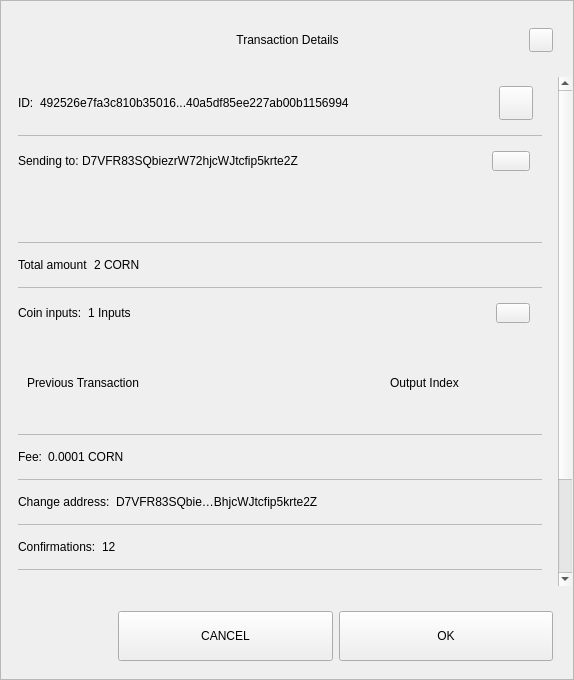
<?xml version="1.0" encoding="UTF-8"?>
<ui version="4.0">
 <class>TxDetailDialog</class>
 <widget class="QWidget" name="TxDetailDialog">
  <property name="geometry">
   <rect>
    <x>0</x>
    <y>0</y>
    <width>574</width>
    <height>680</height>
   </rect>
  </property>
  <property name="minimumSize">
   <size>
    <width>574</width>
    <height>500</height>
   </size>
  </property>
  <property name="windowTitle">
   <string>Form</string>
  </property>
  <property name="styleSheet">
   <string notr="true"/>
  </property>
  <layout class="QVBoxLayout" name="verticalLayout_3">
   <property name="spacing">
    <number>0</number>
   </property>
   <property name="leftMargin">
    <number>0</number>
   </property>
   <property name="topMargin">
    <number>0</number>
   </property>
   <property name="rightMargin">
    <number>0</number>
   </property>
   <property name="bottomMargin">
    <number>0</number>
   </property>
   <item>
    <widget class="QFrame" name="frame">
     <property name="styleSheet">
      <string notr="true"/>
     </property>
     <property name="frameShape">
      <enum>QFrame::StyledPanel</enum>
     </property>
     <property name="frameShadow">
      <enum>QFrame::Raised</enum>
     </property>
     <layout class="QVBoxLayout" name="verticalLayout">
      <property name="leftMargin">
       <number>0</number>
      </property>
      <property name="rightMargin">
       <number>0</number>
      </property>
      <item>
       <layout class="QHBoxLayout" name="horizontalLayout_3">
        <property name="spacing">
         <number>0</number>
        </property>
        <property name="leftMargin">
         <number>20</number>
        </property>
        <property name="topMargin">
         <number>10</number>
        </property>
        <property name="rightMargin">
         <number>20</number>
        </property>
        <item>
         <spacer name="horizontalSpacer_1">
          <property name="orientation">
           <enum>Qt::Horizontal</enum>
          </property>
          <property name="sizeHint" stdset="0">
           <size>
            <width>40</width>
            <height>20</height>
           </size>
          </property>
         </spacer>
        </item>
        <item>
         <widget class="QLabel" name="labelTitle">
          <property name="minimumSize">
           <size>
            <width>0</width>
            <height>40</height>
           </size>
          </property>
          <property name="maximumSize">
           <size>
            <width>16777215</width>
            <height>40</height>
           </size>
          </property>
          <property name="styleSheet">
           <string notr="true">padding-left:24px;</string>
          </property>
          <property name="text">
           <string>Transaction Details</string>
          </property>
          <property name="alignment">
           <set>Qt::AlignCenter</set>
          </property>
          <property name="margin">
           <number>7</number>
          </property>
         </widget>
        </item>
        <item>
         <spacer name="horizontalSpacer_2">
          <property name="orientation">
           <enum>Qt::Horizontal</enum>
          </property>
          <property name="sizeHint" stdset="0">
           <size>
            <width>40</width>
            <height>20</height>
           </size>
          </property>
         </spacer>
        </item>
        <item>
         <widget class="QPushButton" name="btnEsc">
          <property name="minimumSize">
           <size>
            <width>24</width>
            <height>24</height>
           </size>
          </property>
          <property name="maximumSize">
           <size>
            <width>24</width>
            <height>24</height>
           </size>
          </property>
          <property name="text">
           <string/>
          </property>
         </widget>
        </item>
       </layout>
      </item>
      <item>
       <spacer name="verticalSpacer">
        <property name="orientation">
         <enum>Qt::Vertical</enum>
        </property>
        <property name="sizeType">
         <enum>QSizePolicy::Fixed</enum>
        </property>
        <property name="sizeHint" stdset="0">
         <size>
          <width>20</width>
          <height>10</height>
         </size>
        </property>
       </spacer>
      </item>
      <item>
       <widget class="QWidget" name="layoutScroll" native="true">
        <property name="minimumSize">
         <size>
          <width>0</width>
          <height>0</height>
         </size>
        </property>
        <layout class="QVBoxLayout" name="verticalLayout_4">
         <property name="leftMargin">
          <number>0</number>
         </property>
         <property name="topMargin">
          <number>0</number>
         </property>
         <property name="rightMargin">
          <number>0</number>
         </property>
         <item>
          <widget class="QScrollArea" name="scrollArea">
           <property name="styleSheet">
            <string notr="true">#scrollArea {
background:transparent;
}</string>
           </property>
           <property name="horizontalScrollBarPolicy">
            <enum>Qt::ScrollBarAlwaysOff</enum>
           </property>
           <property name="sizeAdjustPolicy">
            <enum>QAbstractScrollArea::AdjustIgnored</enum>
           </property>
           <property name="widgetResizable">
            <bool>true</bool>
           </property>
           <property name="alignment">
            <set>Qt::AlignLeading|Qt::AlignLeft|Qt::AlignTop</set>
           </property>
           <widget class="QWidget" name="scrollAreaWidgetContents">
            <property name="geometry">
             <rect>
              <x>0</x>
              <y>0</y>
              <width>556</width>
              <height>650</height>
             </rect>
            </property>
            <property name="autoFillBackground">
             <bool>false</bool>
            </property>
            <property name="styleSheet">
             <string notr="true">#scrollAreaWidgetContents {
background:transparent;
}</string>
            </property>
            <layout class="QVBoxLayout" name="verticalLayout_7">
             <property name="spacing">
              <number>0</number>
             </property>
             <property name="sizeConstraint">
              <enum>QLayout::SetDefaultConstraint</enum>
             </property>
             <property name="leftMargin">
              <number>0</number>
             </property>
             <property name="topMargin">
              <number>0</number>
             </property>
             <property name="rightMargin">
              <number>0</number>
             </property>
             <property name="bottomMargin">
              <number>0</number>
             </property>
             <item>
              <widget class="QWidget" name="content" native="true">
               <layout class="QVBoxLayout" name="verticalLayout_2">
                <property name="leftMargin">
                 <number>16</number>
                </property>
                <property name="topMargin">
                 <number>0</number>
                </property>
                <property name="rightMargin">
                 <number>16</number>
                </property>
                <item>
                 <widget class="QWidget" name="contentID" native="true">
                  <layout class="QHBoxLayout" name="horizontalLayout_12" stretch="0,1,0">
                   <property name="leftMargin">
                    <number>0</number>
                   </property>
                   <item>
                    <widget class="QLabel" name="labelId">
                     <property name="maximumSize">
                      <size>
                       <width>16777215</width>
                       <height>16777215</height>
                      </size>
                     </property>
                     <property name="text">
                      <string>ID:</string>
                     </property>
                    </widget>
                   </item>
                   <item>
                    <widget class="QLabel" name="textId">
                     <property name="text">
                      <string>492526e7fa3c810b35016...40a5df85ee227ab00b1156994</string>
                     </property>
                    </widget>
                   </item>
                   <item>
                    <widget class="QPushButton" name="pushCopy">
                     <property name="minimumSize">
                      <size>
                       <width>34</width>
                       <height>34</height>
                      </size>
                     </property>
                     <property name="maximumSize">
                      <size>
                       <width>34</width>
                       <height>34</height>
                      </size>
                     </property>
                     <property name="text">
                      <string/>
                     </property>
                     <property name="iconSize">
                      <size>
                       <width>24</width>
                       <height>24</height>
                      </size>
                     </property>
                    </widget>
                   </item>
                  </layout>
                 </widget>
                </item>
                <item>
                 <widget class="QLabel" name="labelDivider9">
                  <property name="maximumSize">
                   <size>
                    <width>16777215</width>
                    <height>1</height>
                   </size>
                  </property>
                  <property name="styleSheet">
                   <string notr="true">background-color:#bababa;</string>
                  </property>
                  <property name="text">
                   <string/>
                  </property>
                 </widget>
                </item>
                <item>
                 <widget class="QWidget" name="contentOutputs" native="true">
                  <layout class="QHBoxLayout" name="horizontalLayout_11" stretch="0,3,0">
                   <property name="spacing">
                    <number>0</number>
                   </property>
                   <property name="leftMargin">
                    <number>0</number>
                   </property>
                   <property name="rightMargin">
                    <number>12</number>
                   </property>
                   <item>
                    <widget class="QLabel" name="labelSend">
                     <property name="maximumSize">
                      <size>
                       <width>16777215</width>
                       <height>16777215</height>
                      </size>
                     </property>
                     <property name="text">
                      <string>Sending to: </string>
                     </property>
                    </widget>
                   </item>
                   <item>
                    <widget class="QLabel" name="textSend">
                     <property name="text">
                      <string>D7VFR83SQbiezrW72hjcWJtcfip5krte2Z </string>
                     </property>
                    </widget>
                   </item>
                   <item>
                    <widget class="QPushButton" name="pushOutputs">
                     <property name="minimumSize">
                      <size>
                       <width>34</width>
                       <height>20</height>
                      </size>
                     </property>
                     <property name="maximumSize">
                      <size>
                       <width>38</width>
                       <height>20</height>
                      </size>
                     </property>
                     <property name="styleSheet">
                      <string notr="true"/>
                     </property>
                     <property name="text">
                      <string/>
                     </property>
                    </widget>
                   </item>
                  </layout>
                 </widget>
                </item>
                <item>
                 <widget class="QScrollArea" name="outputsScrollArea">
                  <property name="minimumSize">
                   <size>
                    <width>0</width>
                    <height>50</height>
                   </size>
                  </property>
                  <property name="styleSheet">
                   <string notr="true">#outputsScrollArea {
background:transparent;
}</string>
                  </property>
                  <property name="widgetResizable">
                   <bool>true</bool>
                  </property>
                  <widget class="QWidget" name="container_outputs_base">
                   <property name="geometry">
                    <rect>
                     <x>0</x>
                     <y>0</y>
                     <width>522</width>
                     <height>48</height>
                    </rect>
                   </property>
                   <property name="styleSheet">
                    <string notr="true">#container_outputs_base {
background:transparent;
}</string>
                   </property>
                  </widget>
                 </widget>
                </item>
                <item>
                 <widget class="QLabel" name="labelDivider8">
                  <property name="maximumSize">
                   <size>
                    <width>16777215</width>
                    <height>1</height>
                   </size>
                  </property>
                  <property name="styleSheet">
                   <string notr="true">background-color:#bababa;</string>
                  </property>
                  <property name="text">
                   <string/>
                  </property>
                 </widget>
                </item>
                <item>
                 <widget class="QWidget" name="contentAmount" native="true">
                  <layout class="QHBoxLayout" name="horizontalLayout_4" stretch="0,1">
                   <property name="leftMargin">
                    <number>0</number>
                   </property>
                   <item>
                    <widget class="QLabel" name="labelAmount">
                     <property name="maximumSize">
                      <size>
                       <width>16777215</width>
                       <height>16777215</height>
                      </size>
                     </property>
                     <property name="text">
                      <string>Total amount</string>
                     </property>
                    </widget>
                   </item>
                   <item>
                    <widget class="QLabel" name="textAmount">
                     <property name="text">
                      <string>2 CORN</string>
                     </property>
                    </widget>
                   </item>
                  </layout>
                 </widget>
                </item>
                <item>
                 <widget class="QLabel" name="labelDivider6">
                  <property name="maximumSize">
                   <size>
                    <width>16777215</width>
                    <height>1</height>
                   </size>
                  </property>
                  <property name="styleSheet">
                   <string notr="true">background-color:#bababa;</string>
                  </property>
                  <property name="text">
                   <string/>
                  </property>
                 </widget>
                </item>
                <item>
                 <widget class="QWidget" name="contentInputs" native="true">
                  <layout class="QHBoxLayout" name="horizontalLayout" stretch="0,2,0">
                   <property name="leftMargin">
                    <number>0</number>
                   </property>
                   <property name="rightMargin">
                    <number>12</number>
                   </property>
                   <item>
                    <widget class="QLabel" name="labelInputs">
                     <property name="sizePolicy">
                      <sizepolicy hsizetype="Minimum" vsizetype="Preferred">
                       <horstretch>0</horstretch>
                       <verstretch>0</verstretch>
                      </sizepolicy>
                     </property>
                     <property name="maximumSize">
                      <size>
                       <width>16777215</width>
                       <height>16777215</height>
                      </size>
                     </property>
                     <property name="text">
                      <string>Coin inputs:</string>
                     </property>
                    </widget>
                   </item>
                   <item>
                    <widget class="QLabel" name="textInputs">
                     <property name="text">
                      <string>1 Inputs</string>
                     </property>
                    </widget>
                   </item>
                   <item>
                    <widget class="QPushButton" name="pushInputs">
                     <property name="maximumSize">
                      <size>
                       <width>34</width>
                       <height>20</height>
                      </size>
                     </property>
                     <property name="styleSheet">
                      <string notr="true"/>
                     </property>
                     <property name="text">
                      <string/>
                     </property>
                    </widget>
                   </item>
                  </layout>
                 </widget>
                </item>
                <item>
                 <widget class="QFrame" name="gridInputs">
                  <property name="sizePolicy">
                   <sizepolicy hsizetype="Preferred" vsizetype="MinimumExpanding">
                    <horstretch>0</horstretch>
                    <verstretch>0</verstretch>
                   </sizepolicy>
                  </property>
                  <property name="minimumSize">
                   <size>
                    <width>0</width>
                    <height>90</height>
                   </size>
                  </property>
                  <layout class="QGridLayout" name="gridLayoutInput" columnstretch="5,2" rowminimumheight="0">
                   <property name="sizeConstraint">
                    <enum>QLayout::SetMaximumSize</enum>
                   </property>
                   <property name="verticalSpacing">
                    <number>0</number>
                   </property>
                   <item row="0" column="0" alignment="Qt::AlignLeft">
                    <widget class="QLabel" name="labelTitlePrevTx">
                     <property name="text">
                      <string>Previous Transaction</string>
                     </property>
                    </widget>
                   </item>
                   <item row="0" column="1" alignment="Qt::AlignLeft">
                    <widget class="QLabel" name="labelOutputIndex">
                     <property name="text">
                      <string>Output Index</string>
                     </property>
                     <property name="alignment">
                      <set>Qt::AlignCenter</set>
                     </property>
                    </widget>
                   </item>
                  </layout>
                 </widget>
                </item>
                <item>
                 <widget class="QLabel" name="labelDivider1">
                  <property name="maximumSize">
                   <size>
                    <width>16777215</width>
                    <height>1</height>
                   </size>
                  </property>
                  <property name="styleSheet">
                   <string notr="true">background-color:#bababa;</string>
                  </property>
                  <property name="text">
                   <string/>
                  </property>
                 </widget>
                </item>
                <item>
                 <widget class="QWidget" name="contentFee" native="true">
                  <layout class="QHBoxLayout" name="horizontalLayout_7" stretch="0,1">
                   <property name="leftMargin">
                    <number>0</number>
                   </property>
                   <item>
                    <widget class="QLabel" name="labelFee">
                     <property name="maximumSize">
                      <size>
                       <width>16777215</width>
                       <height>16777215</height>
                      </size>
                     </property>
                     <property name="text">
                      <string>Fee:</string>
                     </property>
                    </widget>
                   </item>
                   <item>
                    <widget class="QLabel" name="textFee">
                     <property name="text">
                      <string>0.0001 CORN</string>
                     </property>
                    </widget>
                   </item>
                  </layout>
                 </widget>
                </item>
                <item>
                 <widget class="QLabel" name="labelDivider2">
                  <property name="maximumSize">
                   <size>
                    <width>16777215</width>
                    <height>1</height>
                   </size>
                  </property>
                  <property name="styleSheet">
                   <string notr="true">background-color:#bababa;</string>
                  </property>
                  <property name="text">
                   <string/>
                  </property>
                 </widget>
                </item>
                <item>
                 <widget class="QWidget" name="contentChangeAddress" native="true">
                  <layout class="QHBoxLayout" name="horizontalLayout_6" stretch="0,1">
                   <property name="leftMargin">
                    <number>0</number>
                   </property>
                   <item>
                    <widget class="QLabel" name="labelChange">
                     <property name="maximumSize">
                      <size>
                       <width>16777215</width>
                       <height>16777215</height>
                      </size>
                     </property>
                     <property name="text">
                      <string>Change address:</string>
                     </property>
                    </widget>
                   </item>
                   <item>
                    <widget class="QLabel" name="textChange">
                     <property name="text">
                      <string>D7VFR83SQbie…BhjcWJtcfip5krte2Z </string>
                     </property>
                    </widget>
                   </item>
                  </layout>
                 </widget>
                </item>
                <item>
                 <widget class="QLabel" name="labelDivider4">
                  <property name="maximumSize">
                   <size>
                    <width>16777215</width>
                    <height>1</height>
                   </size>
                  </property>
                  <property name="styleSheet">
                   <string notr="true">background-color:#bababa;</string>
                  </property>
                  <property name="text">
                   <string/>
                  </property>
                 </widget>
                </item>
                <item>
                 <widget class="QWidget" name="contentConfirmations" native="true">
                  <layout class="QHBoxLayout" name="horizontalLayout_8" stretch="0,1">
                   <property name="leftMargin">
                    <number>0</number>
                   </property>
                   <item>
                    <widget class="QLabel" name="labelConfirmations">
                     <property name="maximumSize">
                      <size>
                       <width>16777215</width>
                       <height>16777215</height>
                      </size>
                     </property>
                     <property name="text">
                      <string>Confirmations:</string>
                     </property>
                    </widget>
                   </item>
                   <item>
                    <widget class="QLabel" name="textConfirmations">
                     <property name="text">
                      <string>12</string>
                     </property>
                    </widget>
                   </item>
                  </layout>
                 </widget>
                </item>
                <item>
                 <widget class="QLabel" name="labelDivider7">
                  <property name="maximumSize">
                   <size>
                    <width>16777215</width>
                    <height>1</height>
                   </size>
                  </property>
                  <property name="styleSheet">
                   <string notr="true">background-color:#bababa;</string>
                  </property>
                  <property name="text">
                   <string/>
                  </property>
                 </widget>
                </item>
                <item>
                 <widget class="QWidget" name="contentSize" native="true">
                  <layout class="QHBoxLayout" name="horizontalLayout_9" stretch="0,1">
                   <property name="leftMargin">
                    <number>0</number>
                   </property>
                   <item>
                    <widget class="QLabel" name="labelSize">
                     <property name="maximumSize">
                      <size>
                       <width>16777215</width>
                       <height>16777215</height>
                      </size>
                     </property>
                     <property name="text">
                      <string>Size:</string>
                     </property>
                    </widget>
                   </item>
                   <item>
                    <widget class="QLabel" name="textSize">
                     <property name="text">
                      <string>2 kB</string>
                     </property>
                    </widget>
                   </item>
                  </layout>
                 </widget>
                </item>
                <item>
                 <widget class="QLabel" name="labelDivider3">
                  <property name="maximumSize">
                   <size>
                    <width>16777215</width>
                    <height>1</height>
                   </size>
                  </property>
                  <property name="styleSheet">
                   <string notr="true">background-color:#bababa;</string>
                  </property>
                  <property name="text">
                   <string/>
                  </property>
                 </widget>
                </item>
                <item>
                 <widget class="QWidget" name="contentDate" native="true">
                  <layout class="QHBoxLayout" name="horizontalLayout_5" stretch="0,1">
                   <property name="leftMargin">
                    <number>0</number>
                   </property>
                   <item>
                    <widget class="QLabel" name="labelDate">
                     <property name="maximumSize">
                      <size>
                       <width>16777215</width>
                       <height>16777215</height>
                      </size>
                     </property>
                     <property name="text">
                      <string>Date:</string>
                     </property>
                    </widget>
                   </item>
                   <item>
                    <widget class="QLabel" name="textDate">
                     <property name="text">
                      <string>May 25, 2017</string>
                     </property>
                    </widget>
                   </item>
                  </layout>
                 </widget>
                </item>
                <item>
                 <widget class="QLabel" name="labelDivider5">
                  <property name="maximumSize">
                   <size>
                    <width>16777215</width>
                    <height>1</height>
                   </size>
                  </property>
                  <property name="styleSheet">
                   <string notr="true">background-color:#bababa;</string>
                  </property>
                  <property name="text">
                   <string/>
                  </property>
                 </widget>
                </item>
                <item>
                 <widget class="QWidget" name="contentStatus" native="true">
                  <layout class="QHBoxLayout" name="horizontalLayout_10" stretch="0,1">
                   <property name="leftMargin">
                    <number>0</number>
                   </property>
                   <item>
                    <widget class="QLabel" name="labelStatus">
                     <property name="maximumSize">
                      <size>
                       <width>16777215</width>
                       <height>16777215</height>
                      </size>
                     </property>
                     <property name="text">
                      <string>Status:</string>
                     </property>
                    </widget>
                   </item>
                   <item>
                    <widget class="QLabel" name="textStatus">
                     <property name="text">
                      <string>Spendable</string>
                     </property>
                    </widget>
                   </item>
                  </layout>
                 </widget>
                </item>
                <item>
                 <spacer name="verticalSpacer_2">
                  <property name="orientation">
                   <enum>Qt::Vertical</enum>
                  </property>
                  <property name="sizeType">
                   <enum>QSizePolicy::Expanding</enum>
                  </property>
                  <property name="sizeHint" stdset="0">
                   <size>
                    <width>20</width>
                    <height>10</height>
                   </size>
                  </property>
                 </spacer>
                </item>
               </layout>
              </widget>
             </item>
            </layout>
           </widget>
          </widget>
         </item>
        </layout>
       </widget>
      </item>
      <item>
       <widget class="QWidget" name="containerButtons" native="true">
        <layout class="QHBoxLayout" name="horizontalLayout1" stretch="1,2,2">
         <property name="leftMargin">
          <number>10</number>
         </property>
         <property name="rightMargin">
          <number>20</number>
         </property>
         <item>
          <spacer name="horizontalSpacer_3">
           <property name="orientation">
            <enum>Qt::Horizontal</enum>
           </property>
           <property name="sizeHint" stdset="0">
            <size>
             <width>40</width>
             <height>20</height>
            </size>
           </property>
          </spacer>
         </item>
         <item>
          <widget class="QPushButton" name="btnCancel">
           <property name="minimumSize">
            <size>
             <width>200</width>
             <height>50</height>
            </size>
           </property>
           <property name="text">
            <string>CANCEL</string>
           </property>
          </widget>
         </item>
         <item>
          <widget class="QPushButton" name="btnSave">
           <property name="minimumSize">
            <size>
             <width>200</width>
             <height>50</height>
            </size>
           </property>
           <property name="text">
            <string>OK</string>
           </property>
          </widget>
         </item>
        </layout>
       </widget>
      </item>
     </layout>
    </widget>
   </item>
  </layout>
 </widget>
 <resources/>
 <connections/>
</ui>
